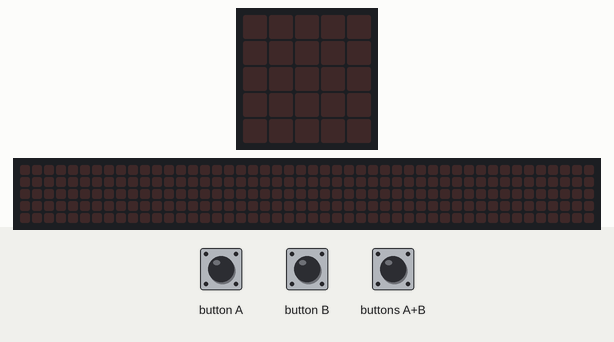
Recording of a program running on a simulated Calliope mini (MakeCode). On the bench: the board's 5×5 LED display, a strip that is not on the board, showing the scrolling text unrolled. The test bench sets the inputs (shaded band). The 48×5 strip is a reading aid, not a part: it shows the text the display is scrolling, unrolled, one strip-width of it at a time.

Above: at 1.2 s.
1.3 s: button A pressed for 0.15 s
At 1.65 s:
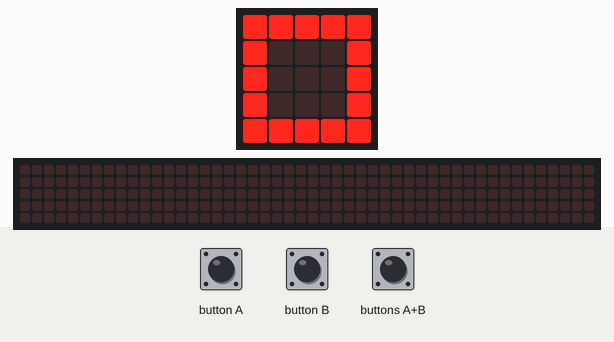
At 3.4 s:
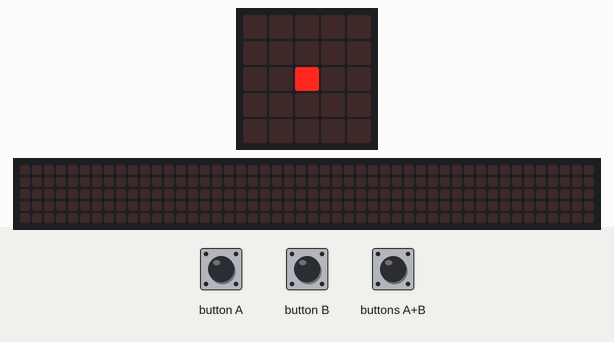
3.7 s: button B pressed for 0.15 s
At 16.4 s:
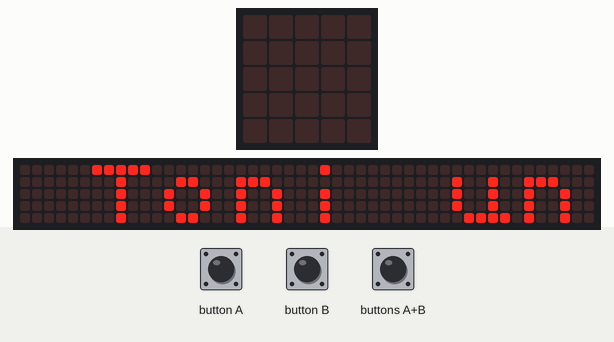

Measured:
- after the input at 1.3 s, the display: changes after 0.15 s (image 1)
- after the input at 3.7 s, the display: first changes after 0.15 s (image 3 shows a later state)
- what the display in image 1 shows lasts 0.4 s, from 1.5 s to 1.9 s
- what the display in image 3 shows lasts 0.9 s, from 15.7 s to 16.6 s

The program:

main.ts
```typescript
input.onButtonPressed(Button.A, function () {
    basic.showLeds(`
        # # # # #
        # . . . #
        # . . . #
        # . . . #
        # # # # #
        `)
    basic.showLeds(`
        . . . . .
        . # # # .
        . # . # .
        . # # # .
        . . . . .
        `)
    basic.showLeds(`
        . . . . .
        . . . . .
        . . # . .
        . . . . .
        . . . . .
        `)
})
input.onButtonPressed(Button.AB, function () {
    basic.showIcon(IconNames.Happy)
    basic.pause(5000)
    basic.showIcon(IconNames.Sad)
    basic.pause(5000)
    basic.showIcon(IconNames.Heart)
})
input.onButtonPressed(Button.B, function () {
    basic.showString("Wir sind Toni und Tom")
})
```

test.ts
```typescript
// Hier kann man Tests durchführen; diese Datei wird nicht kompiliert, wenn dieses Paket als Erweiterung verwendet wird.
```
